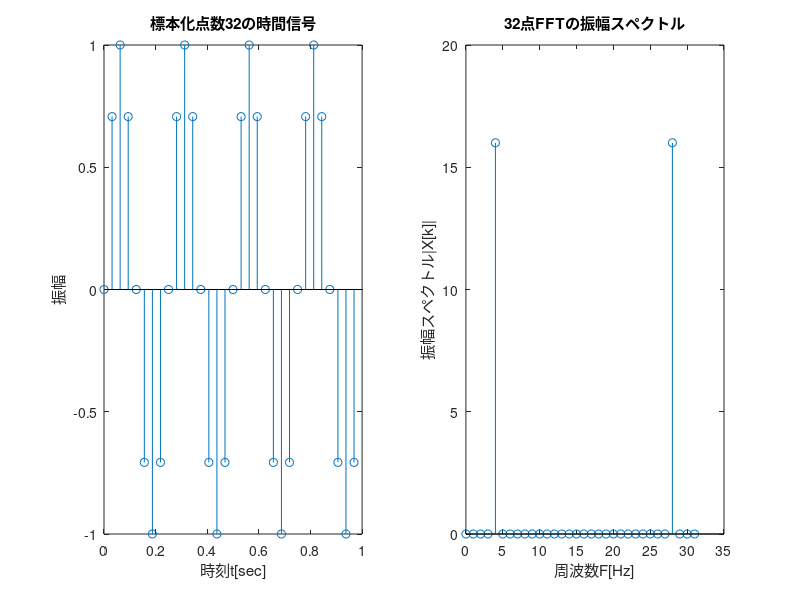
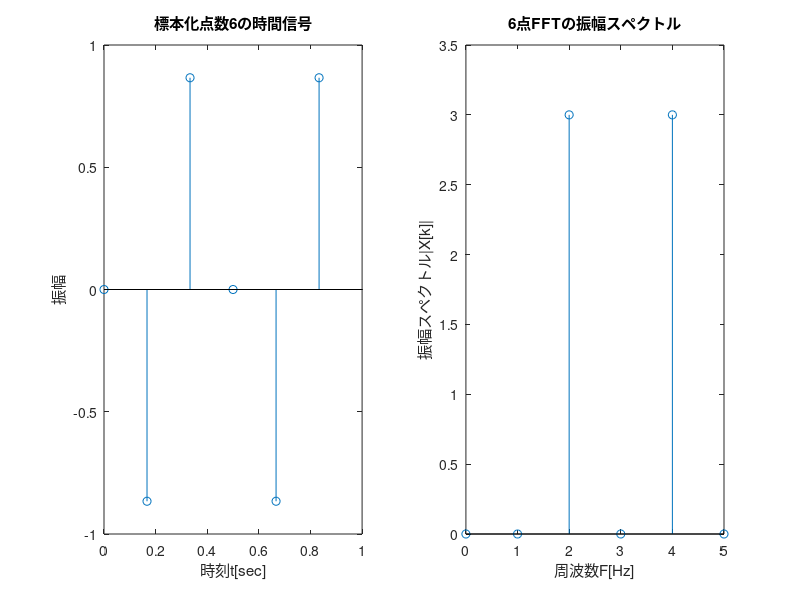

Source code (MATLAB) for these figures, in order:
N6 = 6;
N32 = 32;
n6 = 0:N6-1;
n32=0:N32-1;
F0 = 4;
Ts6 = 1/N6;
Ts32 = 1/N32;
x32n=sin(2*pi*F0*Ts32*n32);
x6n=sin(2*pi*F0*Ts6*n6);

%----------------
k32=0:N32-1;
omega32 = 2 * pi * k32 /N32;
f32 = omega32 / 2/ pi;
Fs32 = 32;
Omega32 = omega32 * Fs32;
F32 = Omega32 /2/pi;

k6=0:N6-1;
omega6 = 2 * pi * k6 /N6;
f6 = omega6 / 2/ pi;
Fs6 = 6;
Omega6 = omega6 * Fs6;
F6 = Omega6 /2/pi;
%---------------
X32k = fft(x32n,N32);
amp32 = abs(X32k);
X6k = fft(x6n,N6);
amp6 = abs(X6k);
figure(1);
subplot(1,2,1);
stem(n32* Ts32,x32n);
title("標本化点数32の時間信号")
xlabel("時刻t[sec]");
ylabel("振幅");
subplot(1,2,2);
stem(F32, amp32);
title("32点FFTの振幅スペクトル");
xlabel("周波数F[Hz]");
ylabel("振幅スペクトル|X[k]|");

figure(2);
subplot(1,2,1);
stem(n6* Ts6,x6n);
title("標本化点数6の時間信号")
xlabel("時刻t[sec]");
ylabel("振幅")
subplot(1,2,2);
stem(F6, amp6);
title("6点FFTの振幅スペクトル");
xlabel("周波数F[Hz]");
ylabel("振幅スペクトル|X[k]|");